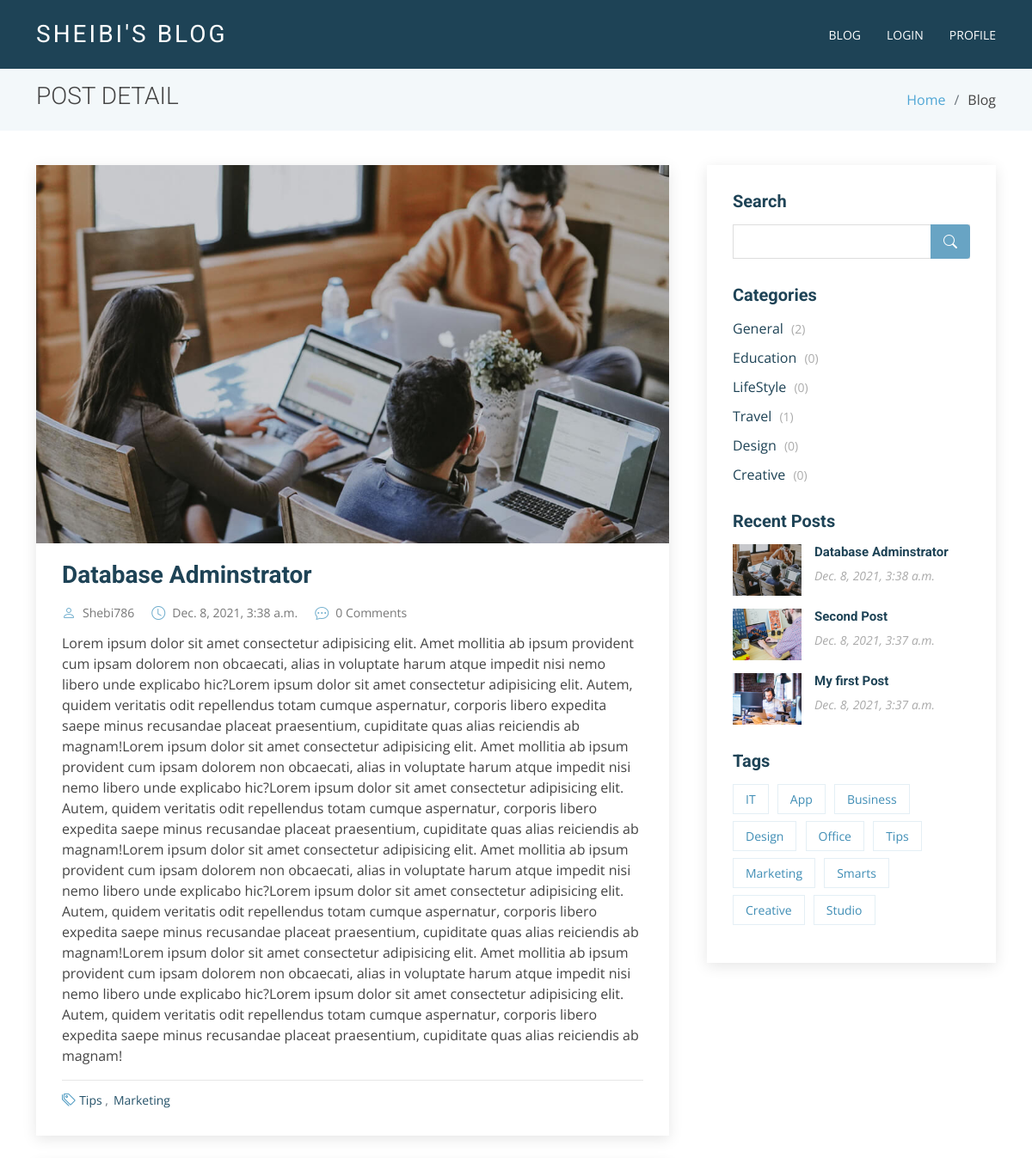
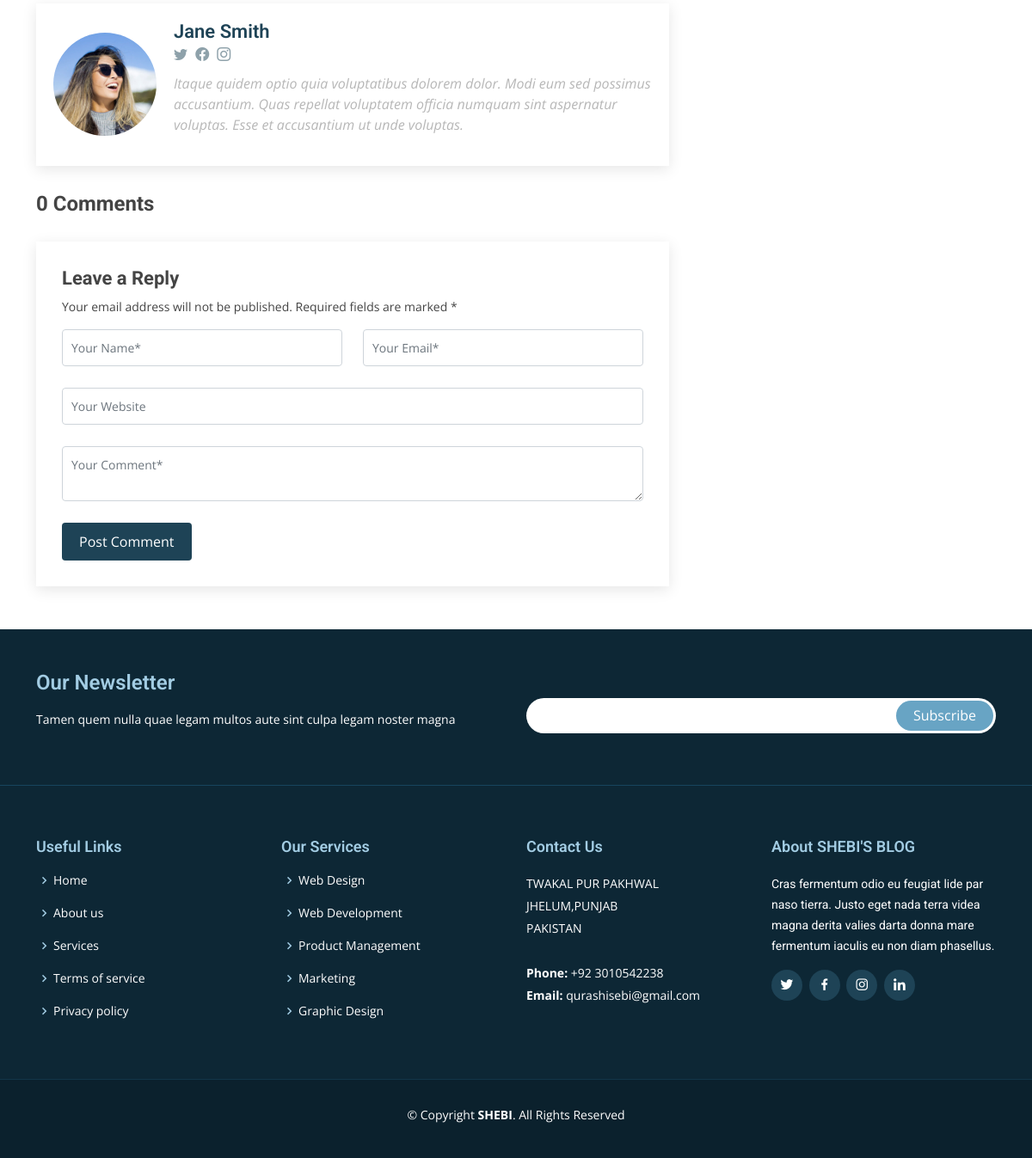
Screenshot of /detail/9/ with the database file from the repository (2 pictures, top to bottom).
### Post/models.py (models this page shows, shortened)
class Post(models.Model):
    title = models.CharField(max_length=50)
    body = models.TextField()
    image = models.ImageField(upload_to="Images/Post")
    category = models.ForeignKey(Category,on_delete=models.CASCADE)
    author = models.ForeignKey(Profile,on_delete=models.CASCADE)
    tag = models.ManyToManyField(Tag)
    created_date = models.DateTimeField(auto_now_add=True)
    updated_date = models.DateTimeField(auto_now=True)

class Profile(models.Model):
    user = models.OneToOneField(User,on_delete=models.CASCADE)
    token = models.CharField(max_length=50,default="")
    is_verified = models.BooleanField(default=False)
    image = models.ImageField(upload_to="Images/User",null=True,blank=True)
    eduction = models.TextField(null=True,blank=True)
    bio =  models.TextField(null=True,blank=True)
    country = models.CharField(max_length=50,null=True,blank=True)

class Tag(models.Model):
    name = models.CharField(max_length=50)

class Category(models.Model):
    name = models.CharField(max_length=50)

### Post/views.py (the view, shortened to what this page needs)
# urls.py: path('detail/<int:pk>/',views.detail,name="detail"),
def detail(request,pk):
    mypost = Post.objects.get(id=pk)
    comments = Comment.objects.filter(post__id = pk)
    count_comments = comments.count()
    print(count_comments)
    print(comments)
    latest_posts = Post.objects.all().order_by('-id')[:5]
    categories = Category.objects.annotate(number_of_post=Count('post'))
    tags = Tag.objects.all()
    context={
        'mypost':mypost,
        'latest_posts':latest_posts,
        'categories':categories,
        'tags':tags,
        'comments':comments,
        'count_comments':count_comments,
    }
    return render(request,"detail.html",context)

### templates/detail.html (shortened to what this page needs)
{% extends 'base.html' %}
{% load static %}
{% block header %}
POST DETAIL
{% endblock header %}
{% block sidebar %}
<div class="col-lg-4">
  <div class="sidebar">
    <h3 class="sidebar-title">Search</h3>
    <div class="sidebar-item search-form">
      <form action="/" method="GET">
        <input type="text" name="searchtext">
        <button type="submit"><i class="bi bi-search"></i></button>
      </form>
    </div>
    <h3 class="sidebar-title">Categories</h3>
    <div class="sidebar-item categories">
      <ul>
        {% for category  in categories %}
            <li><a href="{% url 'index' %}?searchtext={{category.name}}">{{category.name}} <span>({{category.number_of_post}})</span></a></li>
        {% endfor %}
      </ul>
    </div>
    <h3 class="sidebar-title">Recent Posts</h3>
    <div class="sidebar-item recent-posts">
        {% for post in latest_posts %}
            <div class="post-item clearfix">
                <img src="{{post.image.url}}" alt="">
                <h4><a href="/detail/{{post.id}}/">{{post.title}}</a></h4>
                <time datetime="2020-01-01">{{post.created_date}}</time>
            </div>
        {% endfor %}
    </div>
    <h3 class="sidebar-title">Tags</h3>
    <div class="sidebar-item tags">
      <ul>
        {% for tag in tags%}
            <li><a href="#">{{tag.name}}</a></li>
        {% endfor %}
      </ul>
    </div>
  </div>
</div>
{% endblock sidebar %}
{% block post %}
<article class="entry entry-single">
    <div class="entry-img">
      <img src="{{mypost.image.url}}" alt="" class="img-fluid">
    </div>
    <h2 class="entry-title">
      <a href="/detail/{{mypost.id}}/">{{mypost.title}}</a>
    </h2>
    <div class="entry-meta">
      <ul>
        <li class="d-flex align-items-center"><i class="bi bi-person"></i> <a href="blog-single.html">{{mypost.author.user.username}}</a></li>
        <li class="d-flex align-items-center"><i class="bi bi-clock"></i> <a href="blog-single.html"><time datetime="2020-01-01">{{mypost.created_date}}</time></a></li>
        <li class="d-flex align-items-center"><i class="bi bi-chat-dots"></i> <a href="blog-single.html">{{count_comments}} Comments</a></li>
      </ul>
    </div>
    <div class="entry-content">
      <p>
            {{mypost.body}}
      </p>
    </div>
    <div class="entry-footer">
    <i class="bi bi-tags"></i>
      <ul class="tags">
        {% for tag in mypost.tag.all %}
            <li><a href="#">{{tag.name}}</a></li>
        {% endfor %}
      </ul>
    </div>
  </article>
  <div class="blog-author d-flex align-items-center">
    <img src="assets/img/blog/blog-author.jpg" class="rounded-circle float-left" alt="">
    <div>
      <h4>Jane Smith</h4>
      <div class="social-links">
        <a href="https://twitters.com/#"><i class="bi bi-twitter"></i></a>
        <a href="https://facebook.com/#"><i class="bi bi-facebook"></i></a>
        <a href="https://instagram.com/#"><i class="biu bi-instagram"></i></a>
      </div>
      <p>
        Itaque quidem optio quia voluptatibus dolorem dolor. Modi eum sed possimus accusantium. Quas repellat voluptatem officia numquam sint aspernatur voluptas. Esse et accusantium ut unde voluptas.
      </p>
    </div>
  </div>
  <div class="blog-comments">
    <h4 class="comments-count">{{count_comments}} Comments</h4>
    <div class="reply-form">
      <h4>Leave a Reply</h4>
      <p>Your email address will not be published. Required fields are marked * </p>
      <form action="" method="POST">
        <div class="row">
          <div class="col-md-6 form-group">
            <input name="name" type="text" class="form-control" placeholder="Your Name*">
          </div>
          <div class="col-md-6 form-group">
            <input name="email" type="text" class="form-control" placeholder="Your Email*">
          </div>
        </div>
        <div class="row">
          <div class="col form-group">
            <input name="website" type="text" class="form-control" placeholder="Your Website">
          </div>
        </div>
        <div class="row">
          <div class="col form-group">
            <textarea name="body" class="form-control" placeholder="Your Comment*"></textarea>
          </div>
        </div>
        <button type="submit" class="btn btn-primary">Post Comment</button>
      </form>
    </div>
  </div>
{% endblock %}

### rows the page displays
Post: image (picture), title "Database Adminstrator", author.user.username "Shebi786", created_date "Dec. 8, 2021, 3:38 a.m.", body "Lorem ipsum dolor sit amet consectetur adipisicing elit. Amet mollitia ab ipsum provident cum ipsam dolorem non obcaecati, alias in voluptate harum atque impedit nisi nemo libero unde explicabo hic?Lorem ipsum dolor sit amet consectetur adipisicing elit. Autem, quidem veritatis odit repellendus totam cumque aspernatur, corporis libero expedita saepe minus recusandae placeat praesentium, cupiditate quas alias reiciendis ab magnam!Lorem ipsum dolor sit amet consectetur adipisicing elit. Amet mollitia ab ipsum provident cum ipsam dolorem non obcaecati, alias in voluptate harum atque impedit nisi nemo libero unde explicabo hic?Lorem ipsum dolor sit amet consectetur adipisicing elit. Autem,…"
Tag: name "Tips"
Tag: name "Marketing"
Category: name "General", number_of_post "2"
Category: name "Education", number_of_post "0"
Category: name "LifeStyle", number_of_post "0"
Category: name "Travel", number_of_post "1"
Category: name "Design", number_of_post "0"
Category: name "Creative", number_of_post "0"
Post: image (picture), title "Second Post", created_date "Dec. 8, 2021, 3:37 a.m."
Post: image (picture), title "My first Post", created_date "Dec. 8, 2021, 3:37 a.m."
Tag: name "IT"
Tag: name "App"
Tag: name "Business"
Tag: name "Design"
Tag: name "Office"
Tag: name "Smarts"
Tag: name "Creative"
Tag: name "Studio"

### other values shown
{{ count_comments }} "0"
